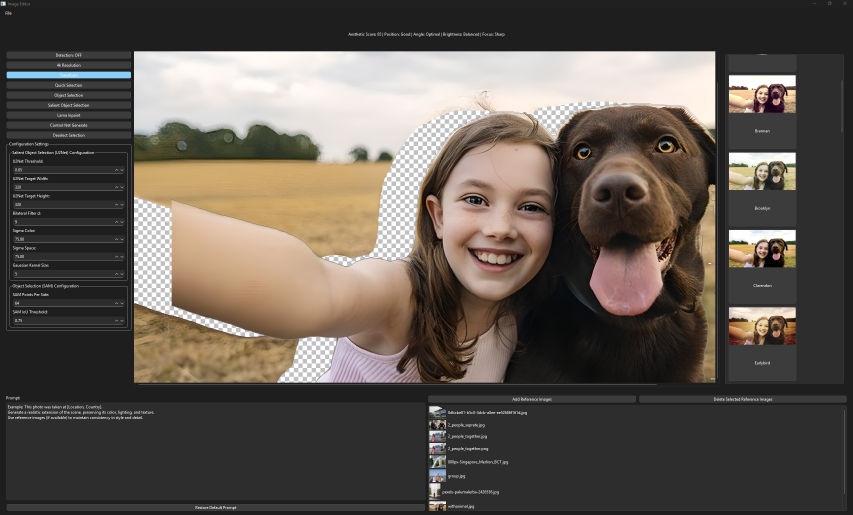
#> input picture image.png, 2559 x 1544 px (shown at 1/3 size)
$ python -i score_provider.py   (imports and definitions only)   (older library calls are emulated)
#> lines starting #> are read from the running program, lines starting #| are printed output that depends on the picture
import cv2
import numpy as np
import os
import csv

# --- Adjustable Weights for Final Score ---
WEIGHT_POSITION = 0.35
WEIGHT_ANGLE = 0.20
WEIGHT_LIGHTING = 0.25
WEIGHT_FOCUS = 0.20


##############################################
# Robust Focus Functions with Denoising
##############################################

# [25 lines left out: functions get_subject_roi, preprocess_for_focus, not called in this run]


def tenengrad_focus_measure(gray):
    """Compute the Tenengrad focus measure using Sobel filters."""
    sobelx = cv2.Sobel(gray, cv2.CV_64F, 1, 0, ksize=3)
    sobely = cv2.Sobel(gray, cv2.CV_64F, 0, 1, ksize=3)
    grad_magnitude = sobelx ** 2 + sobely ** 2
    return np.mean(grad_magnitude)


def sml_focus_measure(gray):
    """Compute the Sum of Modified Laplacian (SML) focus measure."""
    lap_x = cv2.Laplacian(gray, cv2.CV_64F, ksize=3)
    lap_y = cv2.Laplacian(gray, cv2.CV_64F, ksize=3)
    shifted_x_left = np.roll(lap_x, 1, axis=1)
    shifted_x_right = np.roll(lap_x, -1, axis=1)
    mod_lap_x = np.abs(lap_x - shifted_x_left) + np.abs(lap_x - shifted_x_right)
    shifted_y_up = np.roll(lap_y, 1, axis=0)
    shifted_y_down = np.roll(lap_y, -1, axis=0)
    mod_lap_y = np.abs(lap_y - shifted_y_up) + np.abs(lap_y - shifted_y_down)
    return np.sum(mod_lap_x + mod_lap_y)


def combined_focus_measure(gray):
    """
    Combine Laplacian variance, Tenengrad, and SML focus measures.
    We use weighted contributions that you can tune empirically.
    """
    laplacian_var = cv2.Laplacian(gray, cv2.CV_64F).var()
    tenengrad_val = tenengrad_focus_measure(gray)
    sml_val = sml_focus_measure(gray)
    combined = 0.3 * laplacian_var + 0.4 * tenengrad_val + 0.3 * sml_val
    return combined


# [165 lines left out: functions compute_focus_score, calculate_position_score, calculate_angle_score, calculate_lighting_score, calculate_photo_score, not called in this run]

>>> import cv2
>>> picture = cv2.imread('../image.png', cv2.IMREAD_GRAYSCALE)
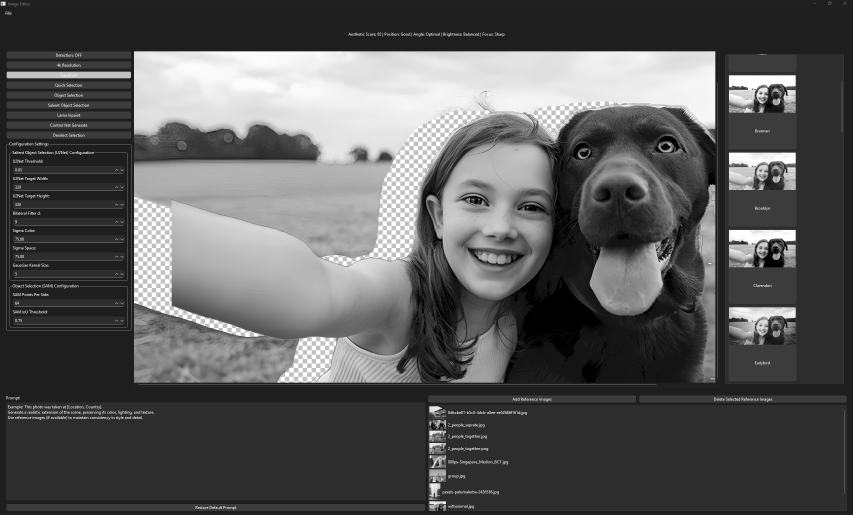
#> picture: shape (1544, 2559) (shown at 1/3 size); min 0, max 255, mean 89.5
>>> result = combined_focus_measure(picture)
#> in combined_focus_measure, `laplacian_var = cv2.Laplacian(gray, cv2.CV_64F).var()`: laplacian_var = 1328.4
#> in tenengrad_focus_measure, `sobelx = cv2.Sobel(gray, cv2.CV_64F, 1, 0, ksize=3)`:
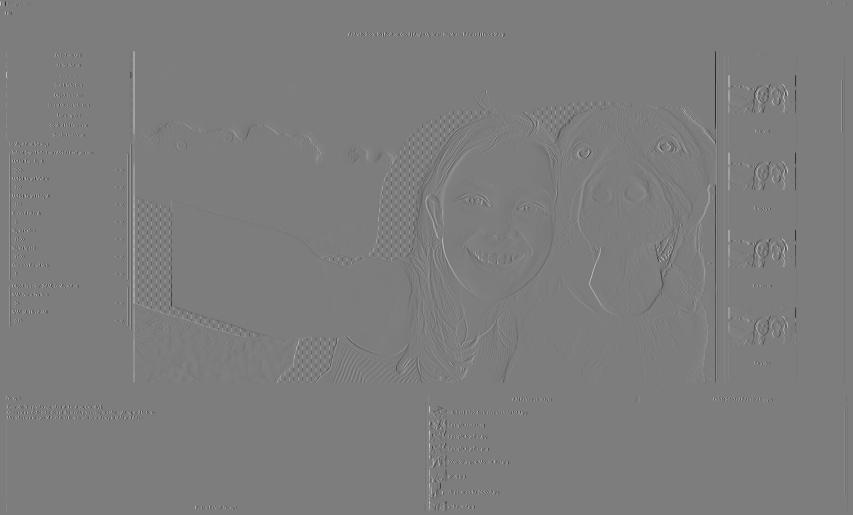
#> sobelx: shape (1544, 2559) float64 (shown at 1/3 size); min -874, max 900, mean 0; drawn with min black and max white
#> in tenengrad_focus_measure, `grad_magnitude = sobelx ** 2 + sobely ** 2`:
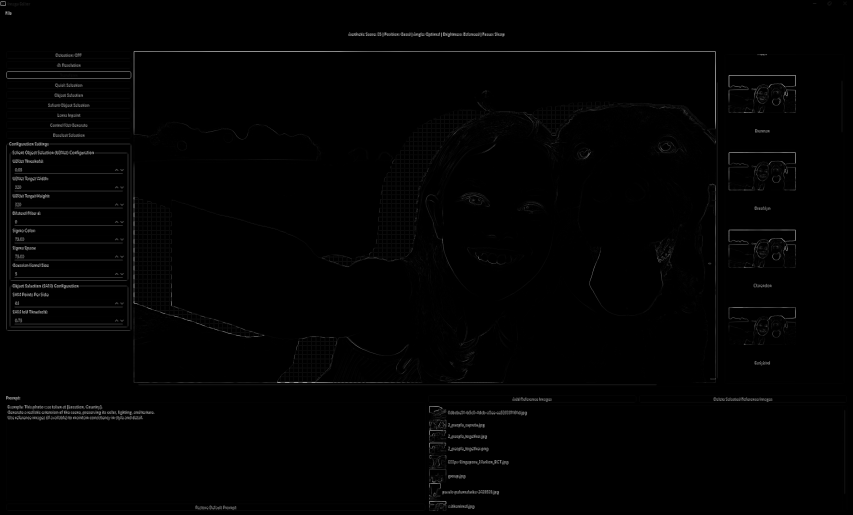
#> grad_magnitude: shape (1544, 2559) float64 (shown at 1/3 size); min 0, max 912592, mean 8799.1; drawn with min black and max white
#> in combined_focus_measure, `tenengrad_val = tenengrad_focus_measure(gray)`: tenengrad_val = 8799.1
#> in combined_focus_measure, `sml_val = sml_focus_measure(gray)`: sml_val = 533880376
#> in combined_focus_measure, `combined = 0.3 * laplacian_var + 0.4 * tenengrad_val + 0.3 * sml_val`: combined = 160168030.9
#> result = 160168030.9
